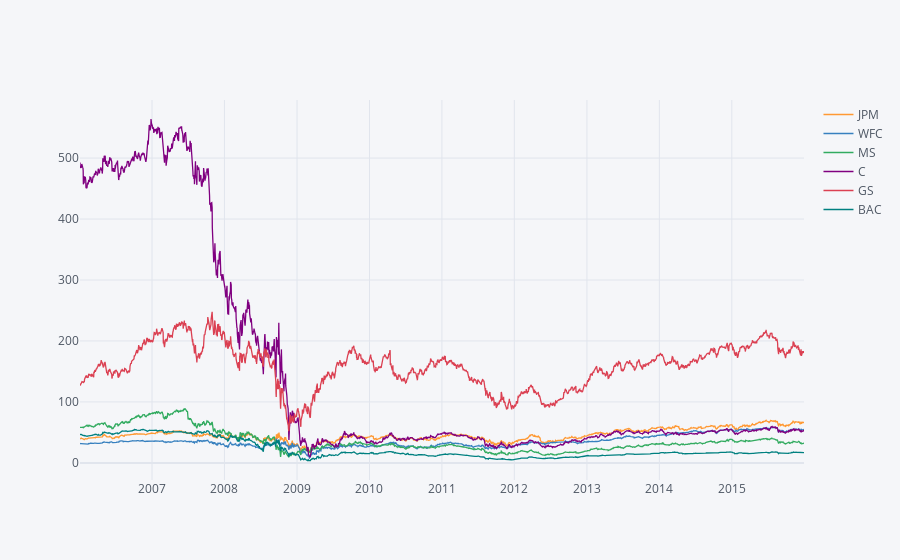

The notebook cell this image was saved under:
### Code cell
bank_stocks.xs(key='Close',axis=1,level='Price').iplot()

### Figure 1 — Plotly figure (JSON) as saved in the notebook; plotly's stock layout.template omitted (floating-point values rounded to 4 significant figures; data arrays with more than 128 entries replaced by an {"elided": "..."} marker saying what was removed)
{"data": [{"line": {"color": "rgba(255, 153, 51, 1.0)", "dash": "solid", "shape": "linear", "width": 1.3}, "mode": "lines", "name": "JPM", "text": "", "type": "scatter", "x": {"elided": "2517 str values"}, "y": {"elided": "2517 float values"}}, {"line": {"color": "rgba(55, 128, 191, 1.0)", "dash": "solid", "shape": "linear", "width": 1.3}, "mode": "lines", "name": "WFC", "text": "", "type": "scatter", "x": {"elided": "2517 str values"}, "y": {"elided": "2517 float values"}}, {"line": {"color": "rgba(50, 171, 96, 1.0)", "dash": "solid", "shape": "linear", "width": 1.3}, "mode": "lines", "name": "MS", "text": "", "type": "scatter", "x": {"elided": "2517 str values"}, "y": {"elided": "2517 float values"}}, {"line": {"color": "rgba(128, 0, 128, 1.0)", "dash": "solid", "shape": "linear", "width": 1.3}, "mode": "lines", "name": "C", "text": "", "type": "scatter", "x": {"elided": "2517 str values"}, "y": {"elided": "2517 float values"}}, {"line": {"color": "rgba(219, 64, 82, 1.0)", "dash": "solid", "shape": "linear", "width": 1.3}, "mode": "lines", "name": "GS", "text": "", "type": "scatter", "x": {"elided": "2517 str values"}, "y": {"elided": "2517 float values"}}, {"line": {"color": "rgba(0, 128, 128, 1.0)", "dash": "solid", "shape": "linear", "width": 1.3}, "mode": "lines", "name": "BAC", "text": "", "type": "scatter", "x": {"elided": "2517 str values"}, "y": {"elided": "2517 float values"}}], "layout": {"legend": {"bgcolor": "#F5F6F9", "font": {"color": "#4D5663"}}, "paper_bgcolor": "#F5F6F9", "plot_bgcolor": "#F5F6F9", "title": {"font": {"color": "#4D5663"}}, "xaxis": {"gridcolor": "#E1E5ED", "showgrid": true, "tickfont": {"color": "#4D5663"}, "title": {"font": {"color": "#4D5663"}, "text": ""}, "zerolinecolor": "#E1E5ED"}, "yaxis": {"gridcolor": "#E1E5ED", "showgrid": true, "tickfont": {"color": "#4D5663"}, "title": {"font": {"color": "#4D5663"}, "text": ""}, "zerolinecolor": "#E1E5ED"}}}
